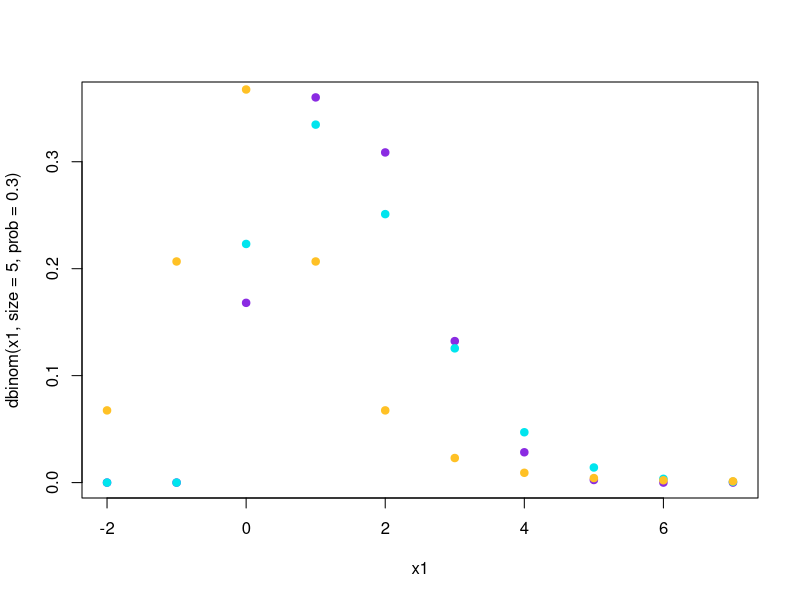

Here is the R script that generated this plot: (Note: this script raises an error after producing the figure.)
# Exercises: Allan Bluman Elementary Statistics 8th

# Doctor
dbinom(x=3, size=10, prob=1/5)
dpois(x=3, lambda=10*1/5)

# Employment
1-pbinom(q=2, size=5, prob=0.3)
1-ppois(q=2, lambda=5*0.3)
x1 <- -2:7
plot(x1, dbinom(x1, size=5, prob=0.3), pch=19, col="blueviolet")
x2 <- -3:7
points(x2, dpois(x2, lambda=5*0.3), pch=19, col="turquoise2")
x3 <- -3:7
points(x3, dt(x3, df=3), pch=19, col="goldenrod1")
points(x3, df(x4, df1=2, df2=4), pch=19, col="indianred1")
points(x3, dgeom(x5, 0.9), pch=19, col="yellowgreen")
points(x3, dhyper(x=x3, m=10, n=20, k=15), pch=19, col="thistle1")

# Alone at Night
dbinom(x=5, size=20, prob=0.05)
dpois(x=5, lambda=20*0.05)
pbinom(q=3, size=20, prob=0.05)
1-pbinom(q=2, size=20, prob=0.05)

# Coin distribution
heads <- 0:4
prob.heads <- dbinom(x=heads, size=4, prob=1/2)
exp <- sum(heads*prob.heads)
s <- sqrt(sum(heads^2*prob.heads)-exp^2)


# ************ EXERCISES ************

# 4
dbinom(x=2, size=5, prob=0.05)
1-pbinom(2, 5, 0.05)
dbinom(5,5,0.05)

# 5
1-pbinom(14, 20, 1/2)
# 6
1-pbinom(14, 20, 1/5)
# 7
dbinom(8, 8, 0.77)
1-pbinom(4, 8, 0.77)
dbinom(3, 8, 0.77)
# 8
pbinom(2, 10, 0.103)
1-pbinom(5, 10, (1-0.103)) 
dbinom(0, 10, 0.103)
# 9
pbinom(3, 7, 0.75)
# 10
dbinom(0, 5, 0.521)
1-pbinom(3, 5, 0.521)
pbinom(1, 5, 0.521)
# 11
dbinom(2, 5, 0.4)
pbinom(3, 5, 0.4)
1-pbinom(1, 5, 0.4)
pbinom(2, 5, 0.4)
# 12
dbinom(6, 12, 0.26)
1-pbinom(5, 12, 0.26)
pbinom(4, 12, 0.26)
# 13
dbinom(5, 10, 0.53)
1-pbinom(4, 10, 0.47)
pbinom(4, 10, 0.53)
# 21
dbinom(5, 18, 0.25)
# 22
dbinom(9, 14, 0.63)
# 23
pbinom(3, 10, 1/3)
# 25
dbinom(12, 20, 0.58)
# 26
1-pbinom(2, 5, 0.13)
# 27
dbinom(2, 7, 0.14) + dbinom(3, 7, 0.14)
# 30
x <- -5:5
plot(x, dbinom(x, 4, 0.3), pch=19, col="orchid1")
